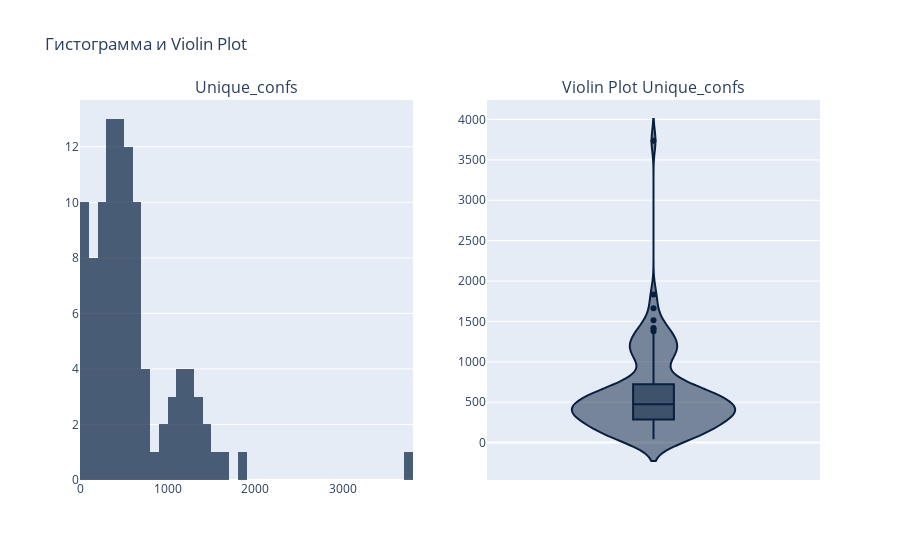

This figure's notebook cell:
### Markdown cell above
Здесь мы видим, что у нас больше всего молекул в датасете с конформациями от 600 до 799

### Code cell
fig = make_subplots(rows=1, cols=2, subplot_titles=['Unique_confs', 'Violin Plot Unique_confs'])

hist_fig = px.histogram(df, x="Unique_confs", nbins = 60,
                 color_discrete_sequence = colors,
                 opacity = 0.7)

fig.add_trace(hist_fig['data'][0], row=1, col=1) 

violin_fig = px.violin(df, y="Unique_confs", color_discrete_sequence = colors, box = True)  
fig.add_trace(violin_fig['data'][0], row=1, col=2) 

fig.update_layout(showlegend=False, title_text="Гистограмма и Violin Plot") 

fig.show()

### Figure 1 — Plotly figure (JSON) as saved in the notebook; plotly's stock layout.template omitted (floating-point values rounded to 4 significant figures)
{"data": [{"alignmentgroup": "True", "bingroup": "x", "hovertemplate": "Unique_confs=%{x}<br>count=%{y}<extra></extra>", "legendgroup": "", "marker": {"color": "#082040", "opacity": 0.7, "pattern": {"shape": ""}}, "name": "", "nbinsx": 60, "offsetgroup": "", "orientation": "v", "showlegend": false, "type": "histogram", "x": [45, 457, 409, 91, 281, 358, 580, 115, 772, 393, 644, 419, 282, 1663, 1514, 1379, 1276, 476, 1121, 418, 354, 558, 68, 126, 404, 639, 287, 711, 289, 373, 1035, 412, 161, 406, 310, 318, 1154, 609, 1354, 237, 453, 514, 167, 312, 154, 648, 151, 483, 800, 411, 520, 1168, 619, 43, 385, 502, 239, 372, 384, 518, 230, 1419, 558, 194, 288, 620, 669, 797, 565, 1228, 725, 1406, 80, 933, 506, 665, 1834, 1077, 628, 272, 522, 1307, 1148, 3736, 154, 1098, 307, 75, 357, 974, 598, 42, 243, 1240, 66, 508, 484, 1205, 667, 373, 90, 67, 476], "xaxis": "x", "yaxis": "y"}, {"alignmentgroup": "True", "box": {"visible": true}, "hovertemplate": "Unique_confs=%{y}<extra></extra>", "legendgroup": "", "marker": {"color": "#082040"}, "name": "", "offsetgroup": "", "orientation": "v", "scalegroup": "True", "showlegend": false, "type": "violin", "x0": " ", "xaxis": "x2", "y": [45, 457, 409, 91, 281, 358, 580, 115, 772, 393, 644, 419, 282, 1663, 1514, 1379, 1276, 476, 1121, 418, 354, 558, 68, 126, 404, 639, 287, 711, 289, 373, 1035, 412, 161, 406, 310, 318, 1154, 609, 1354, 237, 453, 514, 167, 312, 154, 648, 151, 483, 800, 411, 520, 1168, 619, 43, 385, 502, 239, 372, 384, 518, 230, 1419, 558, 194, 288, 620, 669, 797, 565, 1228, 725, 1406, 80, 933, 506, 665, 1834, 1077, 628, 272, 522, 1307, 1148, 3736, 154, 1098, 307, 75, 357, 974, 598, 42, 243, 1240, 66, 508, 484, 1205, 667, 373, 90, 67, 476], "y0": " ", "yaxis": "y2"}], "layout": {"annotations": [{"font": {"size": 16}, "showarrow": false, "text": "Unique_confs", "x": 0.225, "xanchor": "center", "xref": "paper", "y": 1, "yanchor": "bottom", "yref": "paper"}, {"font": {"size": 16}, "showarrow": false, "text": "Violin Plot Unique_confs", "x": 0.775, "xanchor": "center", "xref": "paper", "y": 1, "yanchor": "bottom", "yref": "paper"}], "showlegend": false, "title": {"text": "Гистограмма и Violin Plot"}, "xaxis": {"anchor": "y", "domain": [0, 0.45]}, "xaxis2": {"anchor": "y2", "domain": [0.55, 1]}, "yaxis": {"anchor": "x", "domain": [0, 1]}, "yaxis2": {"anchor": "x2", "domain": [0, 1]}}}
